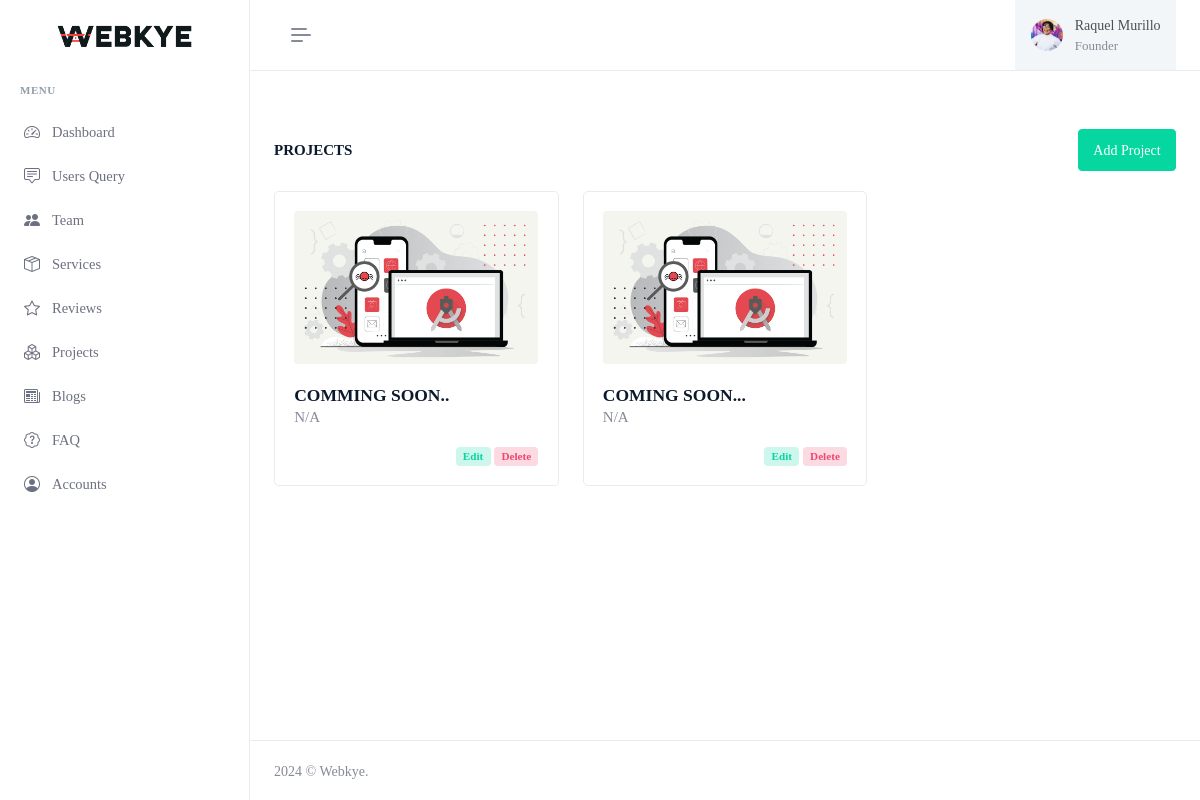
Page /admin/projects.php (signed in) on the committed database.
### tables this page shows
CREATE TABLE `project` (
  `id` int(11) NOT NULL,
  `title` varchar(266) NOT NULL,
  `subtitle` varchar(266) NOT NULL,
  `short_desc` varchar(266) NOT NULL,
  `long_desc` text NOT NULL,
  `client` varchar(266) NOT NULL,
  `url` text NOT NULL,
  `cat` varchar(266) NOT NULL,
  `cover` text NOT NULL,
  `alt_text` varchar(266) NOT NULL,
  `banner` text NOT NULL,
  `banner_alt_text` varchar(266) NOT NULL,
  `date` date NOT NULL,
  `location` text NOT NULL,
  `seo_url` varchar(266) NOT NULL,
  `meta_title` varchar(266) NOT NULL,
  `meta_keywords` text NOT NULL,
  `meta_desc` text NOT NULL
);

### admin/projects.php (the view, shortened to what this page needs)
<?php
include ("includes/connection.php");
?>
<!doctype html>
<html lang="en" data-layout="vertical" data-topbar="light" data-sidebar="light" data-sidebar-size="lg"
    data-sidebar-image="none" data-preloader="disable" data-body-image="none">
<head>
    <?php include ('includes/head.php') ?>
</head>
<body>
    <div id="layout-wrapper">
        <?php include ("includes/top.php"); ?>
        <?php include ("includes/sidebar.php") ?>
        <div class="main-content">
            <div class="page-content">
                <div class="container-fluid">
                    <div class="row">
                        <div class="col-12">
                            <div class="page-title-box d-sm-flex align-items-center justify-content-between">
                                <h4 class="mb-sm-0">Projects</h4>
                                <div>
                                    <a href="add-project" class="btn btn-success" id="addproduct-btn"> Add
                                        Project</a>
                                </div>
                            </div>
                        </div>
                    </div>
                    <div class="row" data-masonry='{"percentPosition": true }'>
                        <?php
                        $sql = mysqli_query($conn, "SELECT * FROM `project` ORDER BY `id` DESC");
                        while ($row = mysqli_fetch_assoc($sql)) {
                            ?>
                            <div class="col-xxl-4 col-lg-4 col-md-6">
                                <div class="card">
                                    <div class="card-body">
                                        <div>
                                            <img src="../assets/img/projects/<?php echo $row['cover']?>" alt="<?php echo $row['alt_text']?>"
                                                class="rounded img-fluid"> &nbsp;
                                            <h5 class="mb-0 text-uppercase">
                                                <?php echo $row['title'] ?>
                                            </h5>
                                        </div>
                                        <p class=" text-muted fs-15">
                                            <?php echo $row['short_desc'] ?>
                                        </p>
                                        <div class="d-flex justify-content-end">
                                            <div>
                                                <a href="add-project?id=<?php echo $row['id'] ?>"
                                                    class="badge bg-success-subtle text-success">Edit</a>
                                                <a href="?type=delete&id=<?php echo $row['id'] ?>"
                                                    class="badge bg-danger-subtle text-danger">Delete</a>
                                            </div>
                                        </div>
                                    </div>
                                </div>
                            </div>
                        <?php } ?>
                    </div>
                </div>
            </div>
            <footer class="footer">
                <div class="container-fluid">
                    <div class="row">
                        <div class="col-sm-6">
                            <script>document.write(new Date().getFullYear())</script> © Webkye.
                        </div>
                    </div>
                </div>
            </footer>
        </div>
    </div>
</body>
</html>

### rows in the picture
project: cover (picture), title "COMMING SOON..", short_desc "N/A"
project: cover (picture), title "COMING SOON...", short_desc "N/A"
